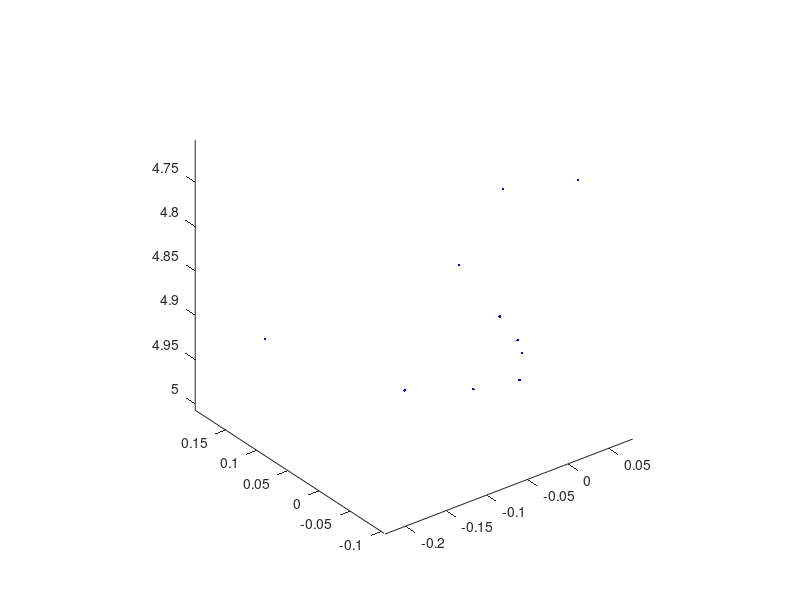

The MATLAB script that drew this image: (Note: this script raises an error after producing the figure.)
% lander_pf script
% Bonney and Parisi

% GOAL: Initialize particles for particle filter localization and perform 
% motion update step for each particle.

% MODE LAYOUT
    % 0. Descending (motion and measurement updates)
    % 1. On Bottom (no motion, measurement updates only)
    % 2. Ascending (motion and measurement updates)
    % 3. At Surface (no motion, particle's sim ends)


clc, clearvars, close all

%%%%% USER INPUTS
ocean_depth = 20;           % approximate ocean depth known before deployment (m) 
ocean_depth_sigma = 2;      % for particle transition to bottom (level of confidence of bottom)
num_particles = 10;         % num of particles to use in estimation
total_bottom_time = 20;     % seconds lander is programmed to sit on the bottom


%%%%% IMMUTABLE PARAMETERS

% Time
p.t_max = 1000;         % in seconds, maximum time to run the simulation
p.delta_t = 0.2;        % in seconds, time step as we move through the simulation

% Knowns
p.sound_speed = 1500; % (m/s) constant for now, will need this for range measurement later
p.ocean_depth = ocean_depth; % approximate ocean depth known before deployment (m) 
p.ocean_depth_sigma = ocean_depth_sigma; % used for the probability of particles landing on the seafloor
p.total_bottom_time = total_bottom_time; % estimated total bottom time in seconds
p.avg_descent_veloc = 0.5; % descent velocity (m/s)
p.avg_ascent_veloc = -0.5; % ascent velocity (m/s)
p.num_particles = num_particles;

% Uncertainties
p.descent_std_dev = 0.1; % (m/s)
p.position_std_dev = 0.1; % (m)
p.velocity_std_dev = 0.01; % (m/s)

%%%%% OTHER PARAMETERS

% Initial State
ship_x = 0; % Ship latitude at launch
ship_y = 0; % Ship longitude at launch


%%%%% INITIALIZE PARTICLES

initial_x = ship_x + normrnd(0, p.position_std_dev, num_particles, 1);
initial_y = ship_y + normrnd(0, p.position_std_dev, num_particles, 1);
initial_z = 5 + normrnd(0, p.position_std_dev, num_particles, 1);
initial_u = normrnd(0, p.velocity_std_dev, num_particles, 1);
initial_v = p.velocity_std_dev * randn(p.num_particles, 1);
initial_w = p.avg_descent_veloc + normrnd(0,p.descent_std_dev,num_particles,1);

initial_z_transition = normrnd(ocean_depth,ocean_depth_sigma,num_particles,1);
initial_mode = zeros(p.num_particles, 1); % descending, on bottom, ascending, on surface
initial_bottom_time = zeros(p.num_particles, 1);

% define State (hold all particles)
state = struct('x', [], 'y', [], 'z', [], 'u', [], 'v', [], 'w', [], 'weight', [], 'mode', [], 'bottom_time', []);
state.x = initial_x;
state.y = initial_y;
state.z = initial_z;
state.u = initial_u;
state.v = initial_v;
state.w = initial_w;
state.z_transition = initial_z_transition;
state.mode = initial_mode;
state.bottom_time = initial_bottom_time;
state.finished_particles = 0;

% Plot initial particle state
plot3(state.x,state.y,state.z,'b.')
set(gca, 'ZDir', 'reverse');
axis equal
hold on

disp('displaying particles')
pause(5)


%%%%% RUN PARTICLE FILTER SIMULATION 
disp('running particle filter')

for t=0:p.delta_t:p.t_max

    % motion update (update all states)
    state = motion_update(state,p);

    % measurement update
    

    % cull and resample particles


    % visualize and pause
    plot3(state.x,state.y,state.z,'r.'), hold off
    pause(0.01)

    % kill sim for any reason
    if state.finished_particles == p.num_particles
        disp('all particles at surface!')
        break
    end

end


%%%%% OUTPUTS

disp('simulation ended!')
final_particle_pose_x = mean(state.x);
final_particle_pose_y = mean(state.y);
final_particle_pose_z = mean(state.z);
fprintf('The estimated position is x = %.2f, y = %.2f, z = %.2f\n',final_particle_pose_x, final_particle_pose_y, final_particle_pose_z)